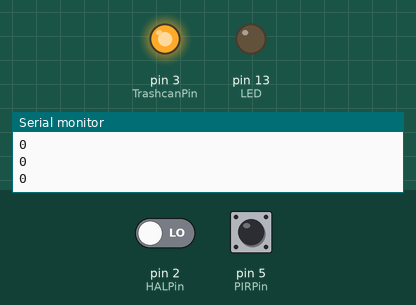
A sketch run on a simulated Arduino Uno, built with avr-gcc and run on an emulated ATmega328P. Parts: output pins drawn as LEDs (lit = HIGH), the last lines printed to the serial monitor. Inputs (shaded band) come from the test bench; at power-on: pin 2 (HALPin) LOW, pin 5 (PIRPin) LOW.

Above: at 1.2 s.
1.3 s: pin 2 (HALPin) driven HIGH
At 2.0 s:
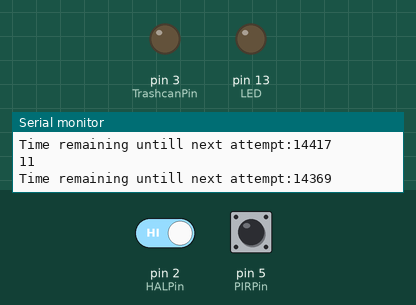
2.8 s: pin 5 (PIRPin) driven HIGH
4.4 s: pin 5 (PIRPin) driven LOW
7.4 s: pin 5 (PIRPin) pulsed HIGH 2 times (0.12 s each, 0.3 s apart)
11.0 s: pin 2 (HALPin) driven LOW and pin 5 (PIRPin) driven HIGH
Timing chart, 0 to 14.0 s (numbered marks = the images above; inputs shaded):
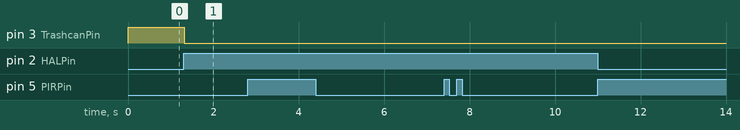

The sketch:

TRYOUT_HallDigitalRead.ino
```cpp
int TrashcanPin = 3;
int LED = 13; // onboard LED pin
int PIRPin = 5; // PIR sensor pin
int HALPin = 2;
volatile bool bottomReached = false;
bool motionDetected = false;

unsigned long stateStartTime = 0;
unsigned long delayTime = 15000; // Delay time in milliseconds
enum TrashcanState { CLOSING, CLOSED, OPENING, OPEN };

TrashcanState currentState = CLOSING;

void setup() {
  Serial.begin(9600);
  pinMode(LED, OUTPUT); // LED Pin Output
  pinMode(TrashcanPin, OUTPUT);
  pinMode(PIRPin, INPUT);
  pinMode(HALPin, INPUT);
}

void loop() {
  // Read motion sensor state
  Serial.println(digitalRead(HALPin));

  switch (currentState) {
    case CLOSING:
    bottomReached = digitalRead(HALPin);
      if (bottomReached) {
        currentState = CLOSED;
        stateStartTime = millis();
        Serial.println("bottom reached");
      }
      else {
      digitalWrite(LED, LOW); // LED off
      analogWrite(TrashcanPin, 255);
      }
      break;

    case CLOSED:
      analogWrite(TrashcanPin, 0);
      motionDetected = digitalRead(PIRPin);
      if (motionDetected){
        stateStartTime = millis();
        Serial.println("Motion Detected! Resetting Timer.");
      }
      Serial.print("Time remaining untill next attempt:");
      Serial.println(delayTime + stateStartTime - millis());
      Serial.print(bottomReached, DEC);
      if (millis() - stateStartTime >= delayTime) {
        currentState = OPENING;
        stateStartTime = millis();
      }
      break;

    case OPENING:
    motionDetected = digitalRead(PIRPin);
    if (motionDetected){
              Serial.println("Motion Detected! Closing Again.");
              currentState = CLOSING;
    } else{
      digitalWrite(LED, HIGH); // LED on
      analogWrite(TrashcanPin, 70);
      bottomReached = false;
    }
          if (millis() - stateStartTime >= 800) {
        analogWrite(TrashcanPin, 0);
        currentState = OPEN;
        stateStartTime = millis();
      }
      break;

    case OPEN:
      bottomReached = false;
      motionDetected = digitalRead(PIRPin);
      if (motionDetected) {
        currentState = CLOSING;
        stateStartTime = millis();
      }
      break;
  }
}
```

Measured:
- after the input at 1.3 s, pin 3 (TrashcanPin): HIGH → LOW at once
